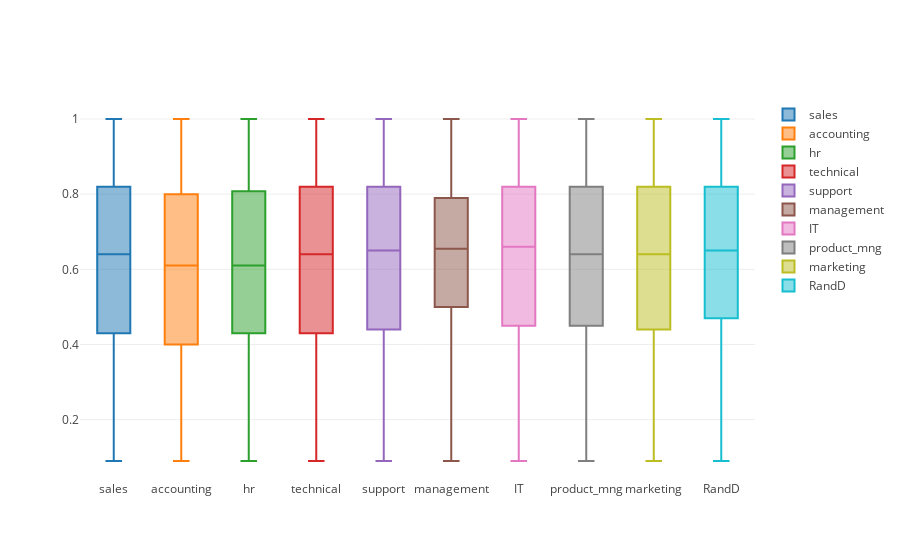

The notebook cell saved with this chart:
### Code cell
data4 = []

for genre in data.sales.unique():
    data4.append(
        go.Box(y=data[data.sales==genre].satisfaction_level, 
               name=genre)
    )
iplot(data4, show_link = False)

### Figure 1 — Plotly figure (JSON) as saved in the notebook; plotly's stock layout.template omitted (floating-point values rounded to 4 significant figures; data arrays with more than 128 entries replaced by an {"elided": "..."} marker saying what was removed)
{"data": [{"name": "sales", "type": "box", "uid": "564bedfa-cd77-11e8-acca-a0c589446c76", "y": {"elided": "4140 float values"}}, {"name": "accounting", "type": "box", "uid": "564bedfb-cd77-11e8-a248-a0c589446c76", "y": {"elided": "767 float values"}}, {"name": "hr", "type": "box", "uid": "564bedfc-cd77-11e8-a031-a0c589446c76", "y": {"elided": "739 float values"}}, {"name": "technical", "type": "box", "uid": "564bedfd-cd77-11e8-ba40-a0c589446c76", "y": {"elided": "2720 float values"}}, {"name": "support", "type": "box", "uid": "564bedfe-cd77-11e8-aa3d-a0c589446c76", "y": {"elided": "2229 float values"}}, {"name": "management", "type": "box", "uid": "564bedff-cd77-11e8-b55a-a0c589446c76", "y": {"elided": "630 float values"}}, {"name": "IT", "type": "box", "uid": "564bee00-cd77-11e8-a973-a0c589446c76", "y": {"elided": "1227 float values"}}, {"name": "product_mng", "type": "box", "uid": "564bee01-cd77-11e8-aaaa-a0c589446c76", "y": {"elided": "902 float values"}}, {"name": "marketing", "type": "box", "uid": "564bee02-cd77-11e8-9ccd-a0c589446c76", "y": {"elided": "858 float values"}}, {"name": "RandD", "type": "box", "uid": "564bee03-cd77-11e8-962a-a0c589446c76", "y": {"elided": "787 float values"}}], "layout": {}}
